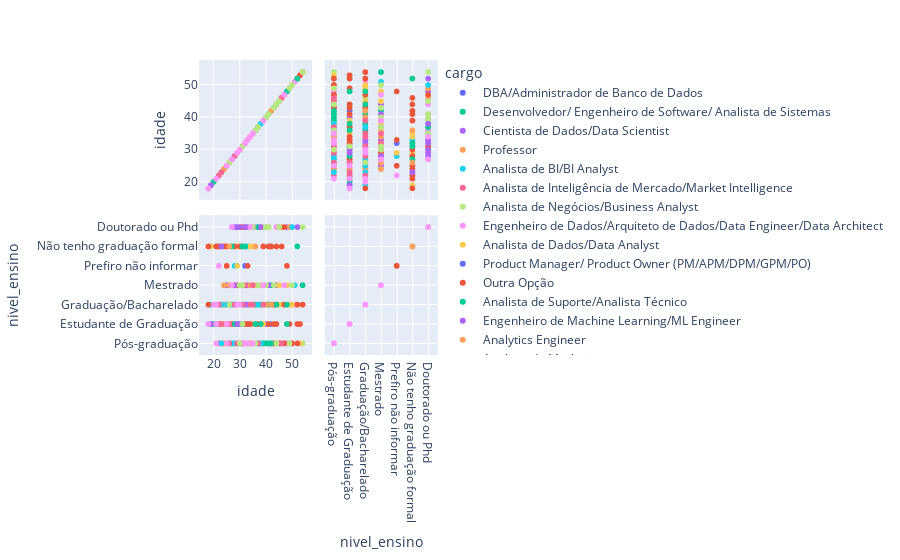

The notebook cell this image was saved under:
### Code cell
grafico = px.scatter_matrix(base_cargo, dimensions=['idade', 'nivel_ensino'], color='cargo')
grafico.show()

### Figure 1 — Plotly figure (JSON) as saved in the notebook; plotly's stock layout.template omitted (floating-point values rounded to 4 significant figures; data arrays with more than 128 entries replaced by an {"elided": "..."} marker saying what was removed)
{"data": [{"dimensions": [{"axis": {"matches": true}, "label": "idade", "values": [39, 30, 29, 37, 43, 33, 41, 54, 18, 32, 40, 29]}, {"axis": {"matches": true}, "label": "nivel_ensino", "values": ["Pós-graduação", "Pós-graduação", "Estudante de Graduação", "Graduação/Bacharelado", "Pós-graduação", "Pós-graduação", "Pós-graduação", "Mestrado", "Estudante de Graduação", "Prefiro não informar", "Estudante de Graduação", "Pós-graduação"]}], "hovertemplate": "cargo=DBA/Administrador de Banco de Dados<br>%{xaxis.title.text}=%{x}<br>%{yaxis.title.text}=%{y}<extra></extra>", "legendgroup": "DBA/Administrador de Banco de Dados", "marker": {"color": "#636efa", "symbol": "circle"}, "name": "DBA/Administrador de Banco de Dados", "showlegend": true, "type": "splom"}, {"dimensions": [{"axis": {"matches": true}, "label": "idade", "values": [53, 46, 31, 27, 33, 42, 26, 29, 31, 43, null, 52, 19, 43, 43, 44, 48, 21, 49, 40, 50, 30, 32, 38, 24, 30, 25, 27, 36, 50, 47, 27, 39, 31, 27, 29, 23, 27, 30, 24, 41, 25, 45, 22, 29, 27, 42, 33, 41, 23, 22, 25, 44, 23, 19, 23, 26, 26, 41, 27, 22, 46, 48, 34, 37, 23, 25, 43, 25, 27, 36, 34, 37, 48, 32, 30, 33, 22, 27, 36, 26, 26, 33, 35, 32, null, 31, 28, 34, 43, 27, 47, 46, 36, 22, 29, 23, 25, 54, 48, 31, null, 30, 21, 43, 43]}, {"axis": {"matches": true}, "label": "nivel_ensino", "values": ["Pós-graduação", "Pós-graduação", "Graduação/Bacharelado", "Graduação/Bacharelado", "Pós-graduação", "Pós-graduação", "Pós-graduação", "Graduação/Bacharelado", "Pós-graduação", "Pós-graduação", "Graduação/Bacharelado", "Estudante de Graduação", "Estudante de Graduação", "Graduação/Bacharelado", "Graduação/Bacharelado", "Graduação/Bacharelado", "Graduação/Bacharelado", "Estudante de Graduação", "Graduação/Bacharelado", "Graduação/Bacharelado", "Graduação/Bacharelado", "Graduação/Bacharelado", "Pós-graduação", "Graduação/Bacharelado", "Graduação/Bacharelado", "Mestrado", "Estudante de Graduação", "Estudante de Graduação", "Estudante de Graduação", "Pós-graduação", "Pós-graduação", "Graduação/Bacharelado", "Pós-graduação", "Pós-graduação", "Pós-graduação", "Pós-graduação", "Estudante de Graduação", "Graduação/Bacharelado", "Pós-graduação", "Graduação/Bacharelado", "Não tenho graduação formal", "Graduação/Bacharelado", "Pós-graduação", "Graduação/Bacharelado", "Estudante de Graduação", "Graduação/Bacharelado", "Pós-graduação", "Doutorado ou Phd", "Pós-graduação", "Graduação/Bacharelado", "Estudante de Graduação", "Graduação/Bacharelado", "Graduação/Bacharelado", "Estudante de Graduação", "Não tenho graduação formal", "Graduação/Bacharelado", "Pós-graduação", "Graduação/Bacharelado", "Graduação/Bacharelado", "Estudante de Graduação", "Estudante de Graduação", "Pós-graduação", "Pós-graduação", "Pós-graduação", "Graduação/Bacharelado", "Estudante de Graduação", "Graduação/Bacharelado", "Pós-graduação", "Graduação/Bacharelado", "Estudante de Graduação", "Estudante de Graduação", "Pós-graduação", "Mestrado", "Graduação/Bacharelado", "Pós-graduação", "Estudante de Graduação", "Pós-graduação", "Estudante de Graduação", "Estudante de Graduação", "Estudante de Graduação", "Graduação/Bacharelado", "Graduação/Bacharelado", "Mestrado", "Graduação/Bacharelado", "Graduação/Bacharelado", "Graduação/Bacharelado", "Estudante de Graduação", "Graduação/Bacharelado", "Pós-graduação", "Graduação/Bacharelado", "Mestrado", "Graduação/Bacharelado", "Graduação/Bacharelado", "Graduação/Bacharelado", "Estudante de Graduação", "Estudante de Graduação", "Graduação/Bacharelado", "Graduação/Bacharelado", "Mestrado", "Pós-graduação", "Graduação/Bacharelado", "Estudante de Graduação", "Pós-graduação", "Estudante de Graduação", "Pós-graduação", "Graduação/Bacharelado"]}], "hovertemplate": "cargo=Desenvolvedor/ Engenheiro de Software/ Analista de Sistemas<br>%{xaxis.title.text}=%{x}<br>%{yaxis.title.text}=%{y}<extra></extra>", "legendgroup": "Desenvolvedor/ Engenheiro de Software/ Analista de Sistemas", "marker": {"color": "#00cc96", "symbol": "circle"}, "name": "Desenvolvedor/ Engenheiro de Software/ Analista de Sistemas", "showlegend": true, "type": "splom"}, {"dimensions": [{"axis": {"matches": true}, "label": "idade", "values": {"elided": "556 int values"}}, {"axis": {"matches": true}, "label": "nivel_ensino", "values": {"elided": "556 str values"}}], "hovertemplate": "cargo=Cientista de Dados/Data Scientist<br>%{xaxis.title.text}=%{x}<br>%{yaxis.title.text}=%{y}<extra></extra>", "legendgroup": "Cientista de Dados/Data Scientist", "marker": {"color": "#ab63fa", "symbol": "circle"}, "name": "Cientista de Dados/Data Scientist", "showlegend": true, "type": "splom"}, {"dimensions": [{"axis": {"matches": true}, "label": "idade", "values": [32, null, 22, 34, 26, 37, 25, 38, 33, 45, 24, 27, 21, 40, 28, 26, 47, 46, null, 35, 49, 30, 49]}, {"axis": {"matches": true}, "label": "nivel_ensino", "values": ["Pós-graduação", "Pós-graduação", "Estudante de Graduação", "Doutorado ou Phd", "Graduação/Bacharelado", "Mestrado", "Graduação/Bacharelado", "Pós-graduação", "Doutorado ou Phd", "Mestrado", "Estudante de Graduação", "Pós-graduação", "Estudante de Graduação", "Pós-graduação", "Graduação/Bacharelado", "Pós-graduação", "Pós-graduação", "Doutorado ou Phd", "Graduação/Bacharelado", "Doutorado ou Phd", "Doutorado ou Phd", "Mestrado", "Doutorado ou Phd"]}], "hovertemplate": "cargo=Professor<br>%{xaxis.title.text}=%{x}<br>%{yaxis.title.text}=%{y}<extra></extra>", "legendgroup": "Professor", "marker": {"color": "#FFA15A", "symbol": "circle"}, "name": "Professor", "showlegend": true, "type": "splom"}, {"dimensions": [{"axis": {"matches": true}, "label": "idade", "values": {"elided": "378 int values"}}, {"axis": {"matches": true}, "label": "nivel_ensino", "values": {"elided": "378 str values"}}], "hovertemplate": "cargo=Analista de BI/BI Analyst<br>%{xaxis.title.text}=%{x}<br>%{yaxis.title.text}=%{y}<extra></extra>", "legendgroup": "Analista de BI/BI Analyst", "marker": {"color": "#19d3f3", "symbol": "circle"}, "name": "Analista de BI/BI Analyst", "showlegend": true, "type": "splom"}, {"dimensions": [{"axis": {"matches": true}, "label": "idade", "values": [33, 31, 29, 34, 32, 27, 28, 29, 24, 53, 26, 28, 20, 27, 22, 34, 21, 34, 36, 31, 36, 26, 37, 24, 33, 24, 23, 40, 23]}, {"axis": {"matches": true}, "label": "nivel_ensino", "values": ["Pós-graduação", "Graduação/Bacharelado", "Pós-graduação", "Pós-graduação", "Graduação/Bacharelado", "Mestrado", "Mestrado", "Graduação/Bacharelado", "Pós-graduação", "Pós-graduação", "Graduação/Bacharelado", "Estudante de Graduação", "Estudante de Graduação", "Pós-graduação", "Pós-graduação", "Pós-graduação", "Estudante de Graduação", "Graduação/Bacharelado", "Graduação/Bacharelado", "Pós-graduação", "Mestrado", "Mestrado", "Pós-graduação", "Estudante de Graduação", "Mestrado", "Graduação/Bacharelado", "Graduação/Bacharelado", "Mestrado", "Graduação/Bacharelado"]}], "hovertemplate": "cargo=Analista de Inteligência de Mercado/Market Intelligence<br>%{xaxis.title.text}=%{x}<br>%{yaxis.title.text}=%{y}<extra></extra>", "legendgroup": "Analista de Inteligência de Mercado/Market Intelligence", "marker": {"color": "#FF6692", "symbol": "circle"}, "name": "Analista de Inteligência de Mercado/Market Intelligence", "showlegend": true, "type": "splom"}, {"dimensions": [{"axis": {"matches": true}, "label": "idade", "values": [24, 35, 27, 30, 31, 34, 27, 27, 35, 31, 29, 33, 36, 35, 33, 27, 46, 30, 26, 30, 27, 26, 35, 26, 25, 22, 35, 37, 31, 27, 28, 37, 22, 38, 28, 54, 30, 24, 28, 47, 27, 27, 25, 32, 38, 39, 39, 30, 31, 36, 38, 26, 25, 24, 32, 23, 25, 27, 28, 31, 27, 30, 35, 22, 29, 23, 42, 34, 26, 31, 30, 22, 27, 24, 32, 44, 36, 50, 23, 25, 25, 31, 28, 39, 30, 29, 24, 26, 37, 30, 26, 31, 23, 35, null, 35, 21, 30, 29, null, 29, 34, 33, 30, 39, 42, 28, 23, 24, 25, 47, 28, 32, 35, 27, 32, 26, 45, 29, 27, 28, 33, 28]}, {"axis": {"matches": true}, "label": "nivel_ensino", "values": ["Graduação/Bacharelado", "Graduação/Bacharelado", "Pós-graduação", "Graduação/Bacharelado", "Pós-graduação", "Pós-graduação", "Pós-graduação", "Graduação/Bacharelado", "Graduação/Bacharelado", "Graduação/Bacharelado", "Pós-graduação", "Graduação/Bacharelado", "Graduação/Bacharelado", "Graduação/Bacharelado", "Pós-graduação", "Graduação/Bacharelado", "Graduação/Bacharelado", "Graduação/Bacharelado", "Pós-graduação", "Graduação/Bacharelado", "Graduação/Bacharelado", "Graduação/Bacharelado", "Pós-graduação", "Graduação/Bacharelado", "Pós-graduação", "Estudante de Graduação", "Graduação/Bacharelado", "Graduação/Bacharelado", "Estudante de Graduação", "Graduação/Bacharelado", "Pós-graduação", "Pós-graduação", "Graduação/Bacharelado", "Pós-graduação", "Graduação/Bacharelado", "Pós-graduação", "Graduação/Bacharelado", "Estudante de Graduação", "Graduação/Bacharelado", "Pós-graduação", "Graduação/Bacharelado", "Pós-graduação", "Pós-graduação", "Graduação/Bacharelado", "Graduação/Bacharelado", "Pós-graduação", "Doutorado ou Phd", "Graduação/Bacharelado", "Graduação/Bacharelado", "Pós-graduação", "Pós-graduação", "Graduação/Bacharelado", "Pós-graduação", "Graduação/Bacharelado", "Pós-graduação", "Estudante de Graduação", "Pós-graduação", "Estudante de Graduação", "Graduação/Bacharelado", "Pós-graduação", "Estudante de Graduação", "Graduação/Bacharelado", "Graduação/Bacharelado", "Estudante de Graduação", "Graduação/Bacharelado", "Graduação/Bacharelado", "Estudante de Graduação", "Graduação/Bacharelado", "Graduação/Bacharelado", "Graduação/Bacharelado", "Graduação/Bacharelado", "Não tenho graduação formal", "Graduação/Bacharelado", "Graduação/Bacharelado", "Graduação/Bacharelado", "Graduação/Bacharelado", "Pós-graduação", "Pós-graduação", "Estudante de Graduação", "Graduação/Bacharelado", "Graduação/Bacharelado", "Graduação/Bacharelado", "Graduação/Bacharelado", "Pós-graduação", "Graduação/Bacharelado", "Graduação/Bacharelado", "Pós-graduação", "Pós-graduação", "Pós-graduação", "Pós-graduação", "Pós-graduação", "Pós-graduação", "Graduação/Bacharelado", "Mestrado", "Pós-graduação", "Pós-graduação", "Graduação/Bacharelado", "Estudante de Graduação", "Pós-graduação", "Pós-graduação", "Mestrado", "Graduação/Bacharelado", "Pós-graduação", "Graduação/Bacharelado", "Pós-graduação", "Pós-graduação", "Graduação/Bacharelado", "Graduação/Bacharelado", "Graduação/Bacharelado", "Graduação/Bacharelado", "Pós-graduação", "Não tenho graduação formal", "Estudante de Graduação", "Doutorado ou Phd", "Pós-graduação", "Pós-graduação", "Graduação/Bacharelado", "Graduação/Bacharelado", "Graduação/Bacharelado", "Graduação/Bacharelado", "Pós-graduação", "Pós-graduação", "Estudante de Graduação"]}], "hovertemplate": "cargo=Analista de Negócios/Business Analyst<br>%{xaxis.title.text}=%{x}<br>%{yaxis.title.text}=%{y}<extra></extra>", "legendgroup": "Analista de Negócios/Business Analyst", "marker": {"color": "#B6E880", "symbol": "circle"}, "name": "Analista de Negócios/Business Analyst", "showlegend": true, "type": "splom"}, {"dimensions": [{"axis": {"matches": true}, "label": "idade", "values": {"elided": "490 int values"}}, {"axis": {"matches": true}, "label": "nivel_ensino", "values": {"elided": "490 str values"}}], "hovertemplate": "cargo=Engenheiro de Dados/Arquiteto de Dados/Data Engineer/Data Architect<br>%{xaxis.title.text}=%{x}<br>%{yaxis.title.text}=%{y}<extra></extra>", "legendgroup": "Engenheiro de Dados/Arquiteto de Dados/Data Engineer/Data Architect", "marker": {"color": "#FF97FF", "symbol": "circle"}, "name": "Engenheiro de Dados/Arquiteto de Dados/Data Engineer/Data Architect", "showlegend": true, "type": "splom"}, {"dimensions": [{"axis": {"matches": true}, "label": "idade", "values": {"elided": "639 int values"}}, {"axis": {"matches": true}, "label": "nivel_ensino", "values": {"elided": "639 str values"}}], "hovertemplate": "cargo=Analista de Dados/Data Analyst<br>%{xaxis.title.text}=%{x}<br>%{yaxis.title.text}=%{y}<extra></extra>", "legendgroup": "Analista de Dados/Data Analyst", "marker": {"color": "#FECB52", "symbol": "circle"}, "name": "Analista de Dados/Data Analyst", "showlegend": true, "type": "splom"}, {"dimensions": [{"axis": {"matches": true}, "label": "idade", "values": [26, 29, 25, 34, 31, 25, 24, 38, 26, 44, 34, 28, 35, 41, 24, 38, 31, 27, 30, 25, 28, 30, 37, 37, 23, 33, 46, 41, 32, 30, 36, 26, 21, 39, 42, 30, 31, 32, 29, 39, 31, 21, 34, 31, 35, 33, 31, 36, 27, 32, 28]}, {"axis": {"matches": true}, "label": "nivel_ensino", "values": ["Graduação/Bacharelado", "Pós-graduação", "Graduação/Bacharelado", "Pós-graduação", "Graduação/Bacharelado", "Graduação/Bacharelado", "Graduação/Bacharelado", "Pós-graduação", "Graduação/Bacharelado", "Graduação/Bacharelado", "Pós-graduação", "Pós-graduação", "Mestrado", "Graduação/Bacharelado", "Pós-graduação", "Pós-graduação", "Mestrado", "Graduação/Bacharelado", "Mestrado", "Pós-graduação", "Mestrado", "Pós-graduação", "Pós-graduação", "Pós-graduação", "Graduação/Bacharelado", "Mestrado", "Pós-graduação", "Pós-graduação", "Não tenho graduação formal", "Mestrado", "Graduação/Bacharelado", "Graduação/Bacharelado", "Estudante de Graduação", "Pós-graduação", "Estudante de Graduação", "Graduação/Bacharelado", "Mestrado", "Pós-graduação", "Graduação/Bacharelado", "Pós-graduação", "Pós-graduação", "Estudante de Graduação", "Mestrado", "Pós-graduação", "Pós-graduação", "Pós-graduação", "Graduação/Bacharelado", "Pós-graduação", "Pós-graduação", "Graduação/Bacharelado", "Pós-graduação"]}], "hovertemplate": "cargo=Product Manager/ Product Owner (PM/APM/DPM/GPM/PO)<br>%{xaxis.title.text}=%{x}<br>%{yaxis.title.text}=%{y}<extra></extra>", "legendgroup": "Product Manager/ Product Owner (PM/APM/DPM/GPM/PO)", "marker": {"color": "#636efa", "symbol": "circle"}, "name": "Product Manager/ Product Owner (PM/APM/DPM/GPM/PO)", "showlegend": true, "type": "splom"}, {"dimensions": [{"axis": {"matches": true}, "label": "idade", "values": {"elided": "281 int values"}}, {"axis": {"matches": true}, "label": "nivel_ensino", "values": {"elided": "281 str values"}}], "hovertemplate": "cargo=Outra Opção<br>%{xaxis.title.text}=%{x}<br>%{yaxis.title.text}=%{y}<extra></extra>", "legendgroup": "Outra Opção", "marker": {"color": "#EF553B", "symbol": "circle"}, "name": "Outra Opção", "showlegend": true, "type": "splom"}, {"dimensions": [{"axis": {"matches": true}, "label": "idade", "values": [40, 37, 33, 34, 32, 37, 29, 25, 20, 25, 28, 28, 38, 32, 19, 34, 32, 39, 39, 37, 34, 42, null, 48, 42, 44, 31, 31, 42, 27, 21, 25, 30, 26, 38, 27, 39, 39, 34, 25, 41, 36, 35, 39, 52, 36, 44, 32, 26, 32, null, 41, 38, 27, 27, 32, 32, 48, 41, 39, 29, 29, 24, 31, 22, 31, 32, 30, 36, 27, 28, 23]}, {"axis": {"matches": true}, "label": "nivel_ensino", "values": ["Pós-graduação", "Pós-graduação", "Pós-graduação", "Pós-graduação", "Graduação/Bacharelado", "Doutorado ou Phd", "Graduação/Bacharelado", "Graduação/Bacharelado", "Estudante de Graduação", "Graduação/Bacharelado", "Graduação/Bacharelado", "Graduação/Bacharelado", "Estudante de Graduação", "Graduação/Bacharelado", "Estudante de Graduação", "Pós-graduação", "Graduação/Bacharelado", "Graduação/Bacharelado", "Pós-graduação", "Pós-graduação", "Graduação/Bacharelado", "Pós-graduação", "Estudante de Graduação", "Estudante de Graduação", "Mestrado", "Graduação/Bacharelado", "Pós-graduação", "Não tenho graduação formal", "Graduação/Bacharelado", "Pós-graduação", "Estudante de Graduação", "Graduação/Bacharelado", "Estudante de Graduação", "Estudante de Graduação", "Graduação/Bacharelado", "Mestrado", "Graduação/Bacharelado", "Graduação/Bacharelado", "Graduação/Bacharelado", "Graduação/Bacharelado", "Pós-graduação", "Graduação/Bacharelado", "Graduação/Bacharelado", "Pós-graduação", "Não tenho graduação formal", "Estudante de Graduação", "Pós-graduação", "Pós-graduação", "Estudante de Graduação", "Graduação/Bacharelado", "Pós-graduação", "Graduação/Bacharelado", "Graduação/Bacharelado", "Pós-graduação", "Não tenho graduação formal", "Não tenho graduação formal", "Graduação/Bacharelado", "Graduação/Bacharelado", "Pós-graduação", "Graduação/Bacharelado", "Graduação/Bacharelado", "Graduação/Bacharelado", "Graduação/Bacharelado", "Graduação/Bacharelado", "Estudante de Graduação", "Pós-graduação", "Não tenho graduação formal", "Estudante de Graduação", "Pós-graduação", "Graduação/Bacharelado", "Estudante de Graduação", "Não tenho graduação formal"]}], "hovertemplate": "cargo=Analista de Suporte/Analista Técnico<br>%{xaxis.title.text}=%{x}<br>%{yaxis.title.text}=%{y}<extra></extra>", "legendgroup": "Analista de Suporte/Analista Técnico", "marker": {"color": "#00cc96", "symbol": "circle"}, "name": "Analista de Suporte/Analista Técnico", "showlegend": true, "type": "splom"}, {"dimensions": [{"axis": {"matches": true}, "label": "idade", "values": [24, 28, 31, 34, 34, 31, 23, 31, 31, 32, 31, 32, 30, 26, 41, 33, 33, 22, 28, 29, 29, 37, 23, 28, 30, 37, 33, 27, 27, 30, 26, 28, 38, 28, 27, 31, 31, 33, 23, 30, 33, 30, 26, 23, 40, 28, 30, 27, 19, 25, 27, 29, 35, 27, 24, 23, 39, 38, 28, 25, 28, 25, 32, 39, 27, 21, 29, 32, 25]}, {"axis": {"matches": true}, "label": "nivel_ensino", "values": ["Pós-graduação", "Mestrado", "Pós-graduação", "Pós-graduação", "Pós-graduação", "Graduação/Bacharelado", "Não tenho graduação formal", "Pós-graduação", "Mestrado", "Doutorado ou Phd", "Mestrado", "Pós-graduação", "Mestrado", "Graduação/Bacharelado", "Mestrado", "Doutorado ou Phd", "Graduação/Bacharelado", "Estudante de Graduação", "Mestrado", "Estudante de Graduação", "Pós-graduação", "Mestrado", "Graduação/Bacharelado", "Graduação/Bacharelado", "Mestrado", "Mestrado", "Doutorado ou Phd", "Graduação/Bacharelado", "Graduação/Bacharelado", "Graduação/Bacharelado", "Graduação/Bacharelado", "Mestrado", "Pós-graduação", "Graduação/Bacharelado", "Graduação/Bacharelado", "Pós-graduação", "Graduação/Bacharelado", "Mestrado", "Graduação/Bacharelado", "Estudante de Graduação", "Mestrado", "Doutorado ou Phd", "Mestrado", "Estudante de Graduação", "Graduação/Bacharelado", "Pós-graduação", "Mestrado", "Mestrado", "Estudante de Graduação", "Mestrado", "Pós-graduação", "Graduação/Bacharelado", "Doutorado ou Phd", "Mestrado", "Estudante de Graduação", "Pós-graduação", "Mestrado", "Doutorado ou Phd", "Graduação/Bacharelado", "Pós-graduação", "Graduação/Bacharelado", "Graduação/Bacharelado", "Mestrado", "Graduação/Bacharelado", "Graduação/Bacharelado", "Estudante de Graduação", "Graduação/Bacharelado", "Graduação/Bacharelado", "Mestrado"]}], "hovertemplate": "cargo=Engenheiro de Machine Learning/ML Engineer<br>%{xaxis.title.text}=%{x}<br>%{yaxis.title.text}=%{y}<extra></extra>", "legendgroup": "Engenheiro de Machine Learning/ML Engineer", "marker": {"color": "#ab63fa", "symbol": "circle"}, "name": "Engenheiro de Machine Learning/ML Engineer", "showlegend": true, "type": "splom"}, {"dimensions": [{"axis": {"matches": true}, "label": "idade", "values": [31, 33, 24, 23, 42, 27, 24, 26, 29, 35, 31, 34, 38, 28, 24, 24, 32, 37, 26, 28, 26, 30, 34, 37, 27, 31, 27, 40, 27, 30, 34, 26, 29, 27, 22, 23, 22, 30, 22, 25, 29, 34, 28, 27, 30, 29, 28, 34, 26, 24, 27, 26, 26, 32, 26, 35, 36, 25, 34, 28, 25, 26, 24, 25, 29, 34, 31, 30, 26, 35]}, {"axis": {"matches": true}, "label": "nivel_ensino", "values": ["Pós-graduação", "Pós-graduação", "Pós-graduação", "Estudante de Graduação", "Graduação/Bacharelado", "Graduação/Bacharelado", "Graduação/Bacharelado", "Graduação/Bacharelado", "Graduação/Bacharelado", "Graduação/Bacharelado", "Pós-graduação", "Graduação/Bacharelado", "Pós-graduação", "Pós-graduação", "Mestrado", "Graduação/Bacharelado", "Mestrado", "Graduação/Bacharelado", "Graduação/Bacharelado", "Pós-graduação", "Pós-graduação", "Pós-graduação", "Pós-graduação", "Graduação/Bacharelado", "Pós-graduação", "Mestrado", "Graduação/Bacharelado", "Graduação/Bacharelado", "Graduação/Bacharelado", "Mestrado", "Mestrado", "Não tenho graduação formal", "Graduação/Bacharelado", "Graduação/Bacharelado", "Graduação/Bacharelado", "Estudante de Graduação", "Estudante de Graduação", "Graduação/Bacharelado", "Estudante de Graduação", "Pós-graduação", "Pós-graduação", "Pós-graduação", "Graduação/Bacharelado", "Graduação/Bacharelado", "Pós-graduação", "Graduação/Bacharelado", "Graduação/Bacharelado", "Graduação/Bacharelado", "Mestrado", "Pós-graduação", "Graduação/Bacharelado", "Estudante de Graduação", "Graduação/Bacharelado", "Pós-graduação", "Estudante de Graduação", "Pós-graduação", "Não tenho graduação formal", "Graduação/Bacharelado", "Pós-graduação", "Pós-graduação", "Estudante de Graduação", "Graduação/Bacharelado", "Estudante de Graduação", "Estudante de Graduação", "Graduação/Bacharelado", "Mestrado", "Graduação/Bacharelado", "Graduação/Bacharelado", "Pós-graduação", "Pós-graduação"]}], "hovertemplate": "cargo=Analytics Engineer<br>%{xaxis.title.text}=%{x}<br>%{yaxis.title.text}=%{y}<extra></extra>", "legendgroup": "Analytics Engineer", "marker": {"color": "#FFA15A", "symbol": "circle"}, "name": "Analytics Engineer", "showlegend": true, "type": "splom"}, {"dimensions": [{"axis": {"matches": true}, "label": "idade", "values": [21, 28, 23, 31, 25, 28, 22, 22, 37, 32, 23, 27, 25, 27, 36, 27, 38, 35, 28]}, {"axis": {"matches": true}, "label": "nivel_ensino", "values": ["Estudante de Graduação", "Graduação/Bacharelado", "Pós-graduação", "Estudante de Graduação", "Estudante de Graduação", "Pós-graduação", "Estudante de Graduação", "Graduação/Bacharelado", "Graduação/Bacharelado", "Pós-graduação", "Graduação/Bacharelado", "Graduação/Bacharelado", "Graduação/Bacharelado", "Pós-graduação", "Pós-graduação", "Pós-graduação", "Pós-graduação", "Pós-graduação", "Graduação/Bacharelado"]}], "hovertemplate": "cargo=Analista de Marketing<br>%{xaxis.title.text}=%{x}<br>%{yaxis.title.text}=%{y}<extra></extra>", "legendgroup": "Analista de Marketing", "marker": {"color": "#19d3f3", "symbol": "circle"}, "name": "Analista de Marketing", "showlegend": true, "type": "splom"}, {"dimensions": [{"axis": {"matches": true}, "label": "idade", "values": [46, 35, 39, 32, 31, 26, 29, 27, 29, 37, 34, 26, 22, 22, 26, 49, 25, 35, 30, 23, 30, 32, 31, null, 30, 30, 45, 28]}, {"axis": {"matches": true}, "label": "nivel_ensino", "values": ["Pós-graduação", "Graduação/Bacharelado", "Graduação/Bacharelado", "Mestrado", "Pós-graduação", "Graduação/Bacharelado", "Pós-graduação", "Mestrado", "Pós-graduação", "Pós-graduação", "Graduação/Bacharelado", "Estudante de Graduação", "Estudante de Graduação", "Graduação/Bacharelado", "Pós-graduação", "Pós-graduação", "Estudante de Graduação", "Mestrado", "Graduação/Bacharelado", "Estudante de Graduação", "Pós-graduação", "Pós-graduação", "Graduação/Bacharelado", "Pós-graduação", "Pós-graduação", "Pós-graduação", "Pós-graduação", "Graduação/Bacharelado"]}], "hovertemplate": "cargo=Outras Engenharias (não inclui dev)<br>%{xaxis.title.text}=%{x}<br>%{yaxis.title.text}=%{y}<extra></extra>", "legendgroup": "Outras Engenharias (não inclui dev)", "marker": {"color": "#FF6692", "symbol": "circle"}, "name": "Outras Engenharias (não inclui dev)", "showlegend": true, "type": "splom"}, {"dimensions": [{"axis": {"matches": true}, "label": "idade", "values": [54, 44, 36, 40, 50, 40, 30, 43, 26, 45, 44, 31, 35, 31, 49, 41, 37, 50, 30]}, {"axis": {"matches": true}, "label": "nivel_ensino", "values": ["Doutorado ou Phd", "Pós-graduação", "Pós-graduação", "Doutorado ou Phd", "Mestrado", "Mestrado", "Mestrado", "Mestrado", "Graduação/Bacharelado", "Doutorado ou Phd", "Pós-graduação", "Estudante de Graduação", "Doutorado ou Phd", "Mestrado", "Pós-graduação", "Doutorado ou Phd", "Mestrado", "Mestrado", "Pós-graduação"]}], "hovertemplate": "cargo=Estatístico<br>%{xaxis.title.text}=%{x}<br>%{yaxis.title.text}=%{y}<extra></extra>", "legendgroup": "Estatístico", "marker": {"color": "#B6E880", "symbol": "circle"}, "name": "Estatístico", "showlegend": true, "type": "splom"}, {"dimensions": [{"axis": {"matches": true}, "label": "idade", "values": [29, 34, 27, 39, 35, 25, 25, 18, 33, 30, 21, 39, 32, 47, 25, 21]}, {"axis": {"matches": true}, "label": "nivel_ensino", "values": ["Graduação/Bacharelado", "Doutorado ou Phd", "Mestrado", "Mestrado", "Pós-graduação", "Estudante de Graduação", "Pós-graduação", "Estudante de Graduação", "Pós-graduação", "Graduação/Bacharelado", "Estudante de Graduação", "Mestrado", "Pós-graduação", "Mestrado", "Estudante de Graduação", "Graduação/Bacharelado"]}], "hovertemplate": "cargo=Economista<br>%{xaxis.title.text}=%{x}<br>%{yaxis.title.text}=%{y}<extra></extra>", "legendgroup": "Economista", "marker": {"color": "#FF97FF", "symbol": "circle"}, "name": "Economista", "showlegend": true, "type": "splom"}], "layout": {"dragmode": "select", "legend": {"title": {"text": "cargo"}, "tracegroupgap": 0}, "margin": {"t": 60}}}
